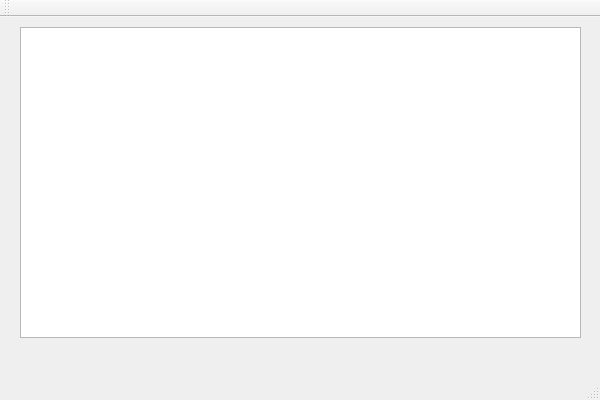
<?xml version="1.0" encoding="UTF-8"?>
<ui version="4.0">
 <class>MainWindowClass</class>
 <widget class="QMainWindow" name="MainWindowClass">
  <property name="geometry">
   <rect>
    <x>0</x>
    <y>0</y>
    <width>600</width>
    <height>400</height>
   </rect>
  </property>
  <property name="windowTitle">
   <string>MainWindow</string>
  </property>
  <widget class="QWidget" name="centralWidget">
   <widget class="QTextBrowser" name="textBrowser">
    <property name="geometry">
     <rect>
      <x>20</x>
      <y>10</y>
      <width>561</width>
      <height>311</height>
     </rect>
    </property>
   </widget>
  </widget>
  <widget class="QMenuBar" name="menuBar">
   <property name="geometry">
    <rect>
     <x>0</x>
     <y>0</y>
     <width>600</width>
     <height>26</height>
    </rect>
   </property>
  </widget>
  <widget class="QToolBar" name="mainToolBar">
   <attribute name="toolBarArea">
    <enum>TopToolBarArea</enum>
   </attribute>
   <attribute name="toolBarBreak">
    <bool>false</bool>
   </attribute>
  </widget>
  <widget class="QStatusBar" name="statusBar"/>
 </widget>
 <layoutdefault spacing="6" margin="11"/>
 <resources>
  <include location="mainwindow.qrc"/>
 </resources>
 <connections/>
</ui>
